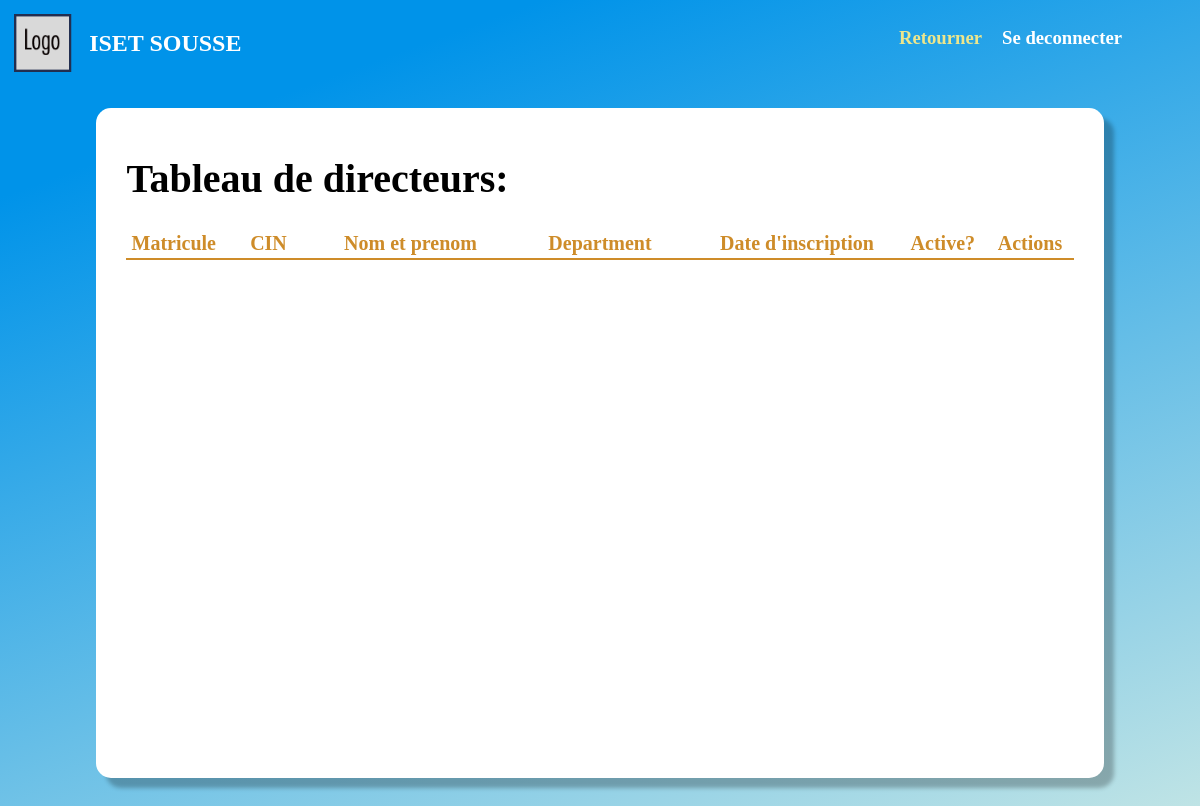
Before: /Pages/Gestion/Directeurs.php (signed in) with the older database file.
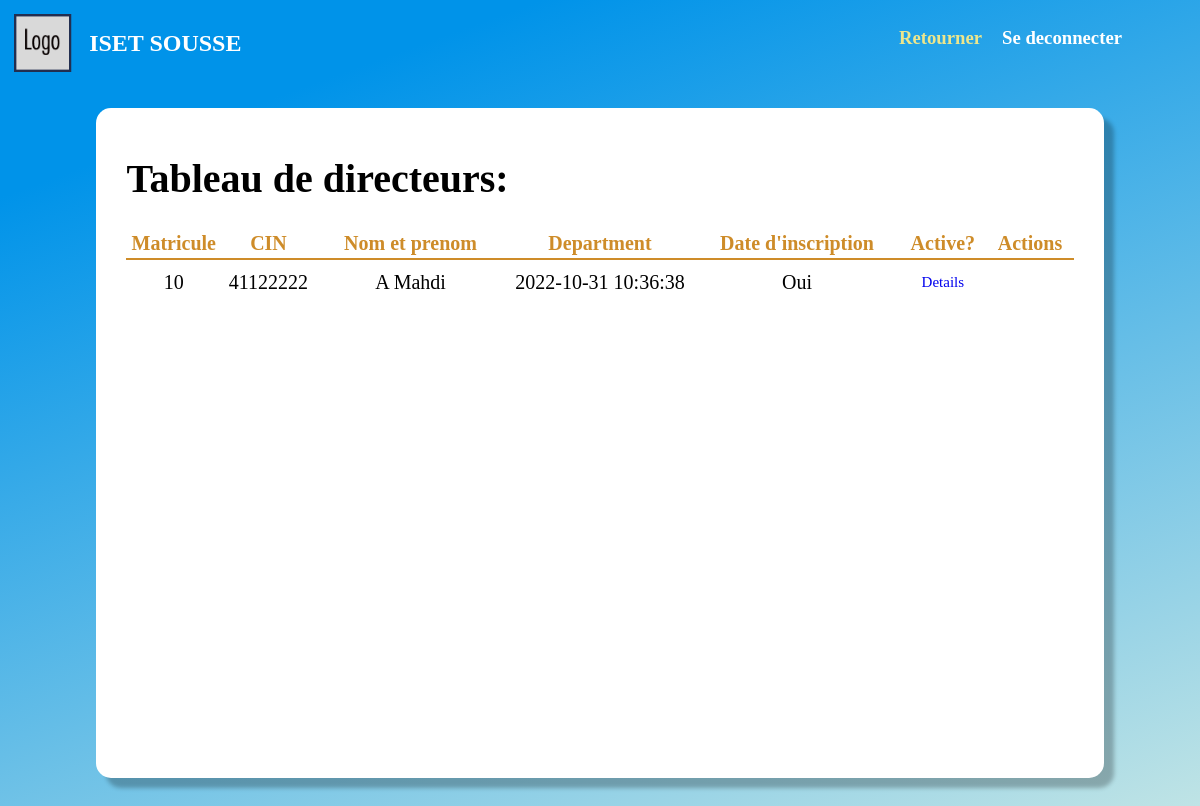
After: the same page with the newer database file.
### tables this page shows
CREATE TABLE `utilisateur` (
  `matricule` int(11) NOT NULL,
  `cin` int(8) NOT NULL,
  `nom` varchar(20) NOT NULL,
  `prenom` varchar(20) NOT NULL,
  `sexe` tinyint(1) NOT NULL,
  `dateNaissance` date NOT NULL,
  `adresse` varchar(20) NOT NULL,
  `email` varchar(30) NOT NULL,
  `password` varchar(30) NOT NULL,
  `departmentID` int(11) NOT NULL,
  `dateInscription` datetime NOT NULL DEFAULT current_timestamp(),
  `isConfirmed` tinyint(1) NOT NULL DEFAULT 0,
  `isActive` tinyint(1) NOT NULL DEFAULT 0,
  `activationCode` varchar(100) NOT NULL,
  `activationExpiry` datetime NOT NULL DEFAULT current_timestamp(),
  `role` int(11) NOT NULL,
  `isBanned` tinyint(1) NOT NULL DEFAULT 0
);

CREATE TABLE `department` (
  `id` int(11) NOT NULL,
  `nom` varchar(20) NOT NULL
);

### Classes/Roles.php (called while the page is built, shortened)
<?php
class Roles
{
    static public function ByName($name) {
        return self::$nameArray[$name] = array_flip(self::roleArray)[$name];
    }
}

### Classes/Database/mySQL.php (called while the page is built, shortened)
<?php
    class mySql {
        private $_cnx;
        function __construct() {
            try {
                $this->_cnx = new PDO("mysql:host=".self::_serveur.";dbname=".self::_dbb, self::_login, self::_mdp);
            } catch (PDOException $e) {
                echo '<br/>Echec lors de la connexion: '.$e->getMessage();
            }
        }
        function __destruct() {
            $this->_cnx = null;
        }
        public function request($query, $array, $return = false) {
            $prep = $this->_cnx->prepare($query);
            $result = $prep->execute($array);
            if ($return === false) {
                return true;
            } else if ($return == 0) {
                return $prep->rowCount() > 0;
            } else if ($return == 1) {
                return $prep->rowCount() > 0? $prep->fetch() : array();
            } else if ($return == 2) {
                return $prep->rowCount() > 0? $prep->fetchAll() : array();
            } else if ($return == 3) {
                return $this->_cnx->lastInsertId();
            }
        }
    }
?>

### Classes/Database/UtilisateurDB.php (called while the page is built, shortened)
<?php
    require_once("MySql.php");
    class UtilisateurDB extends MySql {
        public function getListDirecteurs($role) {
            return $this->request(
                "SELECT * FROM utilisateur u JOIN department d ON (d.id = u.departmentID) WHERE role = :role",
                array(":role" => $role),
                2
            );
        }
    }

### Pages/Gestion/Directeurs.php (the view, shortened to what this page needs)
<!DOCTYPE html>
<head>
    <link rel="stylesheet" href="/Assets/css/user.css">
    <link rel="stylesheet" href="/Assets/css/profil.css">
    <link rel="stylesheet" href="/Assets/css/tables.css">
</head>
<body>
<?php
    require_once(ROOT."/Classes/Database/UtilisateurDB.php");
    $utilisateurDB = new UtilisateurDB();
    $users = $utilisateurDB->getListDirecteurs(Roles::ByName("Directeur"));
?>
<div class="logo">
    <div class = "seperated_div">
        <div class = "header_div">
            <img src="/Assets/imgs/LOGO.png">
            <h2 class = "website_title"> <?= NOM_SITE ?> </h2>
        </div>
        <div class = "buttons_div">
            <h3 class = "go_back"> <a href="/Pages/User/index.php">Retourner</a></h3>
            <h3 class = "deconnection"> <a href="/Pipes/deconnexion.php">Se deconnecter</a></h3>
        </div>
    </div>
</div>
<div class="cd">
<div class="cadre">
    <h1> Tableau de directeurs: </h1>
    <table id ="table_" class="scrollable-table">
        <thead>
            <tr>
                <th style = "width:10%"><span class = "table_header">Matricule</span></th>
                <th style = "width:10%"><span class = "table_header">CIN</span></th>
                <th style = "width:20%"><span class = "table_header">Nom et prenom</span></th>
                <th style = "width:20%"><span class = "table_header">Department</span></th>
                <th><span class = "table_header">Date d'inscription</span></th>
                <th><span class = "table_header">Active?</span></th>
                <th><span class = "table_header">Actions</span></th>
            </tr>
        </thead>
        <tbody>
            <?php
                foreach ($users as $key => $user) {
                    echo "
                        <tr>
                            <td>".$user["matricule"]."</td>
                            <td>".$user["cin"]."</td>
                            <td>".$user["nom"]." ".$user["prenom"]."</td>
                            <td>".$user["dateInscription"]."</td>
                            <td>". ($user["isActive"] == 1? "Oui": "Non")."</td>
                            <td>
                                <a class = 'link_ref' href = '/Pages/User/Account/public.php?matricule=".$user["matricule"]."'>Details</a>
                            </td>
                        </tr>
                    ";
                }
            ?>
        </tbody>
    </table>
</div>
</div>
</body>
</html>

Changed rows visible on the page:
added utilisateur: matricule "10", cin "41122222", departmentID.nom "A", prenom "Mahdi", dateInscription "2022-10-31 10:36:38", isActive "Oui"
